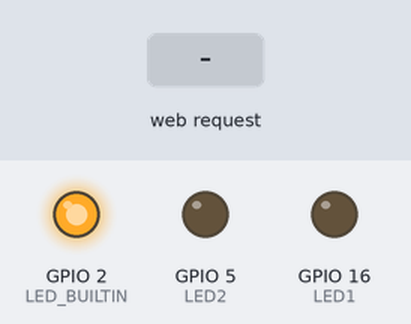
This sketch was run on a simulated ESP8266 (NodeMCU). On the bench: output pins drawn as LEDs (lit = HIGH, except the on-board LED, lit = LOW). The inputs (shaded band) are chosen by the test bench. WiFi joins after 1.5 s; servers stay silent unless stated; what the sketch prints to the serial monitor is not drawn.

Above: at 2.7 s.
2.8 s: HTTP request GET /LED1ON received
At 4.0 s:
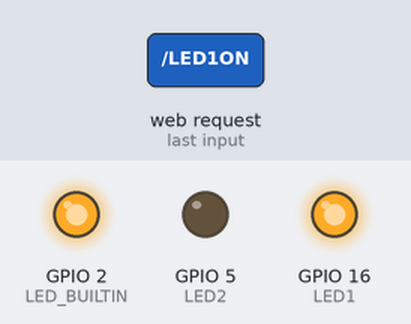
4.3 s: HTTP request GET /LED2ON received
At 5.3 s:
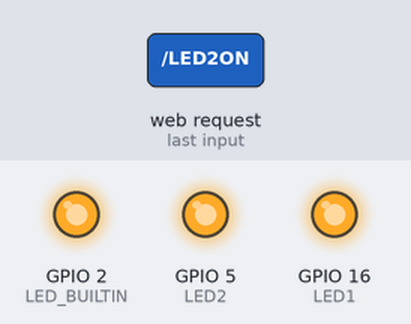
5.8 s: HTTP request GET /LED_BUILTINON received
At 6.4 s:
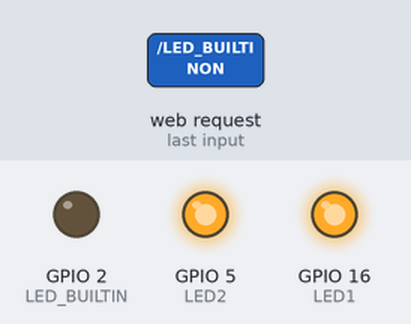
7.3 s: HTTP request GET /LED1OFF received
At 8.5 s:
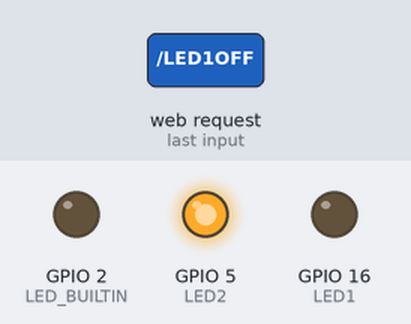
8.8 s: HTTP request GET /LED2OFF received
At 9.9 s:
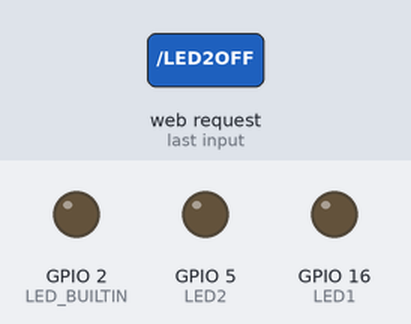
10.3 s: HTTP request GET /LED_BUILTINOFF received
At 11.0 s:
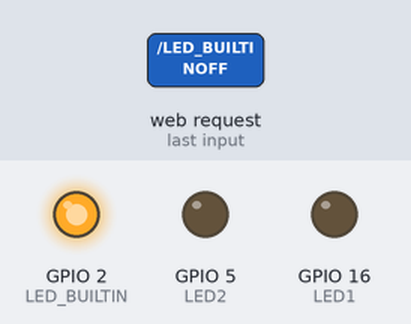
Timing chart, 0 to 12.8 s (numbered marks = the images above; inputs shaded):
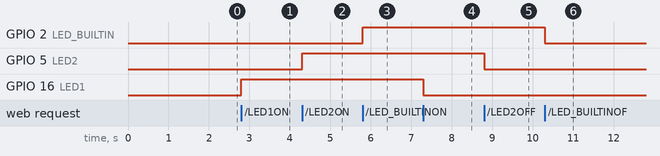

The sketch:

2109106089_2109106076_POSTEST1.ino
```cpp
#include <ESP8266WiFi.h>
#include <ESP8266WebServer.h>

#define LED1 16  // Pemilihan Pin D0
#define LED2 5    // Pemilihan Pin D1

const char* ssid = "amin";       // Nama SSID AP/Hotspot
const char* password = "12345678";    // Password Wifi

ESP8266WebServer server(80);      //Menyatakan Webserver pada port 80
String webpage;

void setup() {  //Pengaturan Pin
  Serial.begin(115200);
  delay(10);

  pinMode(LED1, OUTPUT);
  pinMode(LED2, OUTPUT);
  pinMode(LED_BUILTIN, OUTPUT);

  // Connect ke WiFi
  Serial.println();
  Serial.print("Configuring access point...");

  // Mengatur WiFi
  WiFi.mode(WIFI_STA);                      // Mode Station
  // WiFi.mode(WIFI_AP);                      // Mode AP
  WiFi.begin(ssid, password);               // Mencocokan SSID dan Password

  while (WiFi.status() != WL_CONNECTED) {
    delay(500);
    Serial.print(".");
  }

  // Print status Connect
  Serial.println("IP address: ");
  Serial.println(WiFi.localIP());
  // Serial.println(WiFi.softAPIP());

  digitalWrite(LED1, LOW);
  digitalWrite(LED2, LOW);
  digitalWrite(LED_BUILTIN, LOW);

  // Isi dari Webpage
  webpage += "<h1> Web Control LED ESP8266</h1>";
  webpage += "LED 1 : ";
  webpage += "<a href=\"LED1ON\"\"><button>ON</button></a><a href=\"LED1OFF\"\"><button>OFF</button></a><br>";
  webpage += "LED 2 : ";
  webpage += "<a href=\"LED2ON\"\"><button>ON</button></a><a href=\"LED2OFF\"\"><button>OFF</button></a><br>";
  webpage += "LED BUILTIN : ";
  webpage += "<a href=\"LED_BUILTINON\"\"><button>OFF</button></a><a href=\"LED_BUILTINOFF\"\"><button>ON</button></a></br>";

  // Membuat file webpage
  server.on("/", []() {
    server.send(200, "text/html", webpage);
  });

  // Bagian ini untuk merespon perintah yang masuk
  server.on("/LED1ON", []() {
    server.send(200, "text/html", webpage);
    digitalWrite(LED1, HIGH);
  });
  server.on("/LED2ON", []() {
    server.send(200, "text/html", webpage);
    digitalWrite(LED2, HIGH);
  });
  server.on("/LED_BUILTINON", []() {
    server.send(200, "text/html", webpage);
    digitalWrite(LED_BUILTIN, HIGH);
  });
  server.on("/LED1OFF", []() {
    server.send(200, "text/html", webpage);
    digitalWrite(LED1, LOW);
  });
  server.on("/LED2OFF", []() {
    server.send(200, "text/html", webpage);
    digitalWrite(LED2, LOW);
  });
  server.on("/LED_BUILTINOFF", []() {
    server.send(200, "text/html", webpage);
    digitalWrite(LED_BUILTIN, LOW);
  });

  server.begin();
  Serial.println("Server dijalankan");
}

void loop() {  //Perulangan Program
  server.handleClient();
}
```

Measured:
- after the input at 2.8 s, GPIO 16 (LED1): LOW → HIGH at once
- after the input at 4.3 s, GPIO 5 (LED2): LOW → HIGH at once
- after the input at 5.8 s, GPIO 2 (LED_BUILTIN): LOW → HIGH at once
- after the input at 7.3 s, GPIO 16 (LED1): HIGH → LOW at once
- after the input at 8.8 s, GPIO 5 (LED2): HIGH → LOW at once
- after the input at 10.3 s, GPIO 2 (LED_BUILTIN): HIGH → LOW at once
